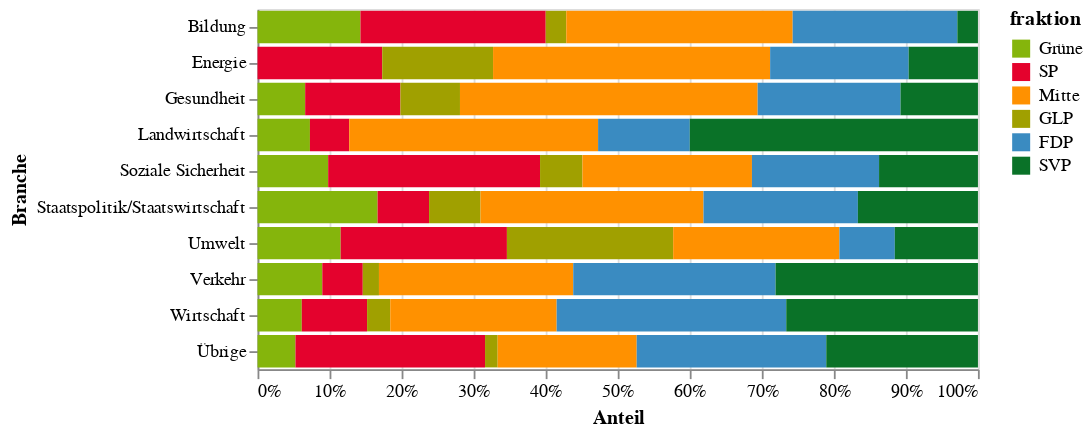

The notebook cell saved with this chart:
### Markdown cell above
Hier sieht man wie sich die Fraktionen die bezahlten Mandate aufteilen innerhalb der Branchen.
Auffällig ist, dass die linken Parteien nur in der Umweltbranche eine Mehrheit der Lobbymandate haben (falls man die GLP zu den linken zählt). Hingegen sind sie in den Branchen Landwirtschaft, Verkehr und Wirtschaft sehr schwach vertreten.

### Code cell
source = duckdb.query('''
    select branche, fraktion_lang fraktion, f.sort, count(1) count
    from df_bezahlt b
    join df_fraktionen f on f.fraktion = b.fraktion
    where 1=1
    and branche in (select branche from df_bezahlt group by branche having count(1) >= 20)
    group by 1, 2, 3
    union
    select 'Übrige' branche, fraktion_lang fraktion, sort, count(1) count
    from df_bezahlt b
    join df_fraktionen f on f.fraktion = b.fraktion
    where branche not in (select branche from df_bezahlt group by branche having count(1) >= 20)
    group by 1, 2, 3
    order by branche, f.sort
''').to_df()

chart = alt.Chart(source).mark_bar().encode(
    x=alt.X('count', title='Anteil', stack='normalize', axis=alt.Axis(format='%')),
    y=alt.Y('branche', title='Branche'),
    color=alt.Color('fraktion', scale=alt.Scale(domain=fraktion_namen, range=fraktion_farben)),
    order=alt.Order('color_fraktion_sort_index:Q'),
)
chart.save('output/bars-nach-branche-und-fraktion-relativ-min20.pdf')
chart

### Figure 1 — Vega-Lite specification as saved in the notebook (floating-point values rounded to 4 significant figures)
{"config": {"view": {"continuousWidth": 400, "continuousHeight": 300}}, "data": {"name": "data-6135eb62977390cce47f114c49acb523"}, "mark": "bar", "encoding": {"color": {"field": "fraktion", "scale": {"domain": ["Grüne", "SP", "Mitte", "GLP", "FDP", "SVP"], "range": ["#85B50C", "#E4022D", "#FF9100", "#A0A000", "#3A8BC1", "#0A7228"]}, "type": "nominal"}, "order": {"field": "color_fraktion_sort_index", "type": "quantitative"}, "x": {"axis": {"format": "%"}, "field": "count", "stack": "normalize", "title": "Anteil", "type": "quantitative"}, "y": {"field": "branche", "title": "Branche", "type": "nominal"}}, "$schema": "https://vega.github.io/schema/vega-lite/v4.17.0.json", "datasets": {"data-6135eb62977390cce47f114c49acb523": [{"branche": "Bildung", "fraktion": "Grüne", "sort": 1, "count": 5}, {"branche": "Bildung", "fraktion": "SP", "sort": 2, "count": 9}, {"branche": "Bildung", "fraktion": "GLP", "sort": 3, "count": 1}, {"branche": "Bildung", "fraktion": "Mitte", "sort": 4, "count": 11}, {"branche": "Bildung", "fraktion": "FDP", "sort": 5, "count": 8}, {"branche": "Bildung", "fraktion": "SVP", "sort": 6, "count": 1}, {"branche": "Energie", "fraktion": "SP", "sort": 2, "count": 9}, {"branche": "Energie", "fraktion": "GLP", "sort": 3, "count": 8}, {"branche": "Energie", "fraktion": "Mitte", "sort": 4, "count": 20}, {"branche": "Energie", "fraktion": "FDP", "sort": 5, "count": 10}, {"branche": "Energie", "fraktion": "SVP", "sort": 6, "count": 5}, {"branche": "Gesundheit", "fraktion": "Grüne", "sort": 1, "count": 8}, {"branche": "Gesundheit", "fraktion": "SP", "sort": 2, "count": 16}, {"branche": "Gesundheit", "fraktion": "GLP", "sort": 3, "count": 10}, {"branche": "Gesundheit", "fraktion": "Mitte", "sort": 4, "count": 50}, {"branche": "Gesundheit", "fraktion": "FDP", "sort": 5, "count": 24}, {"branche": "Gesundheit", "fraktion": "SVP", "sort": 6, "count": 13}, {"branche": "Landwirtschaft", "fraktion": "Grüne", "sort": 1, "count": 4}, {"branche": "Landwirtschaft", "fraktion": "SP", "sort": 2, "count": 3}, {"branche": "Landwirtschaft", "fraktion": "Mitte", "sort": 4, "count": 19}, {"branche": "Landwirtschaft", "fraktion": "FDP", "sort": 5, "count": 7}, {"branche": "Landwirtschaft", "fraktion": "SVP", "sort": 6, "count": 22}, {"branche": "Soziale Sicherheit", "fraktion": "Grüne", "sort": 1, "count": 5}, {"branche": "Soziale Sicherheit", "fraktion": "SP", "sort": 2, "count": 15}, {"branche": "Soziale Sicherheit", "fraktion": "GLP", "sort": 3, "count": 3}, {"branche": "Soziale Sicherheit", "fraktion": "Mitte", "sort": 4, "count": 12}, {"branche": "Soziale Sicherheit", "fraktion": "FDP", "sort": 5, "count": 9}, {"branche": "Soziale Sicherheit", "fraktion": "SVP", "sort": 6, "count": 7}, {"branche": "Staatspolitik/Staatswirtschaft", "fraktion": "Grüne", "sort": 1, "count": 7}, {"branche": "Staatspolitik/Staatswirtschaft", "fraktion": "SP", "sort": 2, "count": 3}, {"branche": "Staatspolitik/Staatswirtschaft", "fraktion": "GLP", "sort": 3, "count": 3}, {"branche": "Staatspolitik/Staatswirtschaft", "fraktion": "Mitte", "sort": 4, "count": 13}, {"branche": "Staatspolitik/Staatswirtschaft", "fraktion": "FDP", "sort": 5, "count": 9}, {"branche": "Staatspolitik/Staatswirtschaft", "fraktion": "SVP", "sort": 6, "count": 7}, {"branche": "Umwelt", "fraktion": "Grüne", "sort": 1, "count": 3}, {"branche": "Umwelt", "fraktion": "SP", "sort": 2, "count": 6}, {"branche": "Umwelt", "fraktion": "GLP", "sort": 3, "count": 6}, {"branche": "Umwelt", "fraktion": "Mitte", "sort": 4, "count": 6}, {"branche": "Umwelt", "fraktion": "FDP", "sort": 5, "count": 2}, {"branche": "Umwelt", "fraktion": "SVP", "sort": 6, "count": 3}, {"branche": "Verkehr", "fraktion": "Grüne", "sort": 1, "count": 8}, {"branche": "Verkehr", "fraktion": "SP", "sort": 2, "count": 5}, {"branche": "Verkehr", "fraktion": "GLP", "sort": 3, "count": 2}, {"branche": "Verkehr", "fraktion": "Mitte", "sort": 4, "count": 24}, {"branche": "Verkehr", "fraktion": "FDP", "sort": 5, "count": 25}, {"branche": "Verkehr", "fraktion": "SVP", "sort": 6, "count": 25}, {"branche": "Wirtschaft", "fraktion": "Grüne", "sort": 1, "count": 21}, {"branche": "Wirtschaft", "fraktion": "SP", "sort": 2, "count": 31}, {"branche": "Wirtschaft", "fraktion": "GLP", "sort": 3, "count": 11}, {"branche": "Wirtschaft", "fraktion": "Mitte", "sort": 4, "count": 79}, {"branche": "Wirtschaft", "fraktion": "FDP", "sort": 5, "count": 109}, {"branche": "Wirtschaft", "fraktion": "SVP", "sort": 6, "count": 91}, {"branche": "Übrige", "fraktion": "Grüne", "sort": 1, "count": 3}, {"branche": "Übrige", "fraktion": "SP", "sort": 2, "count": 15}, {"branche": "Übrige", "fraktion": "GLP", "sort": 3, "count": 1}, {"branche": "Übrige", "fraktion": "Mitte", "sort": 4, "count": 11}, {"branche": "Übrige", "fraktion": "FDP", "sort": 5, "count": 15}, {"branche": "Übrige", "fraktion": "SVP", "sort": 6, "count": 12}]}}
